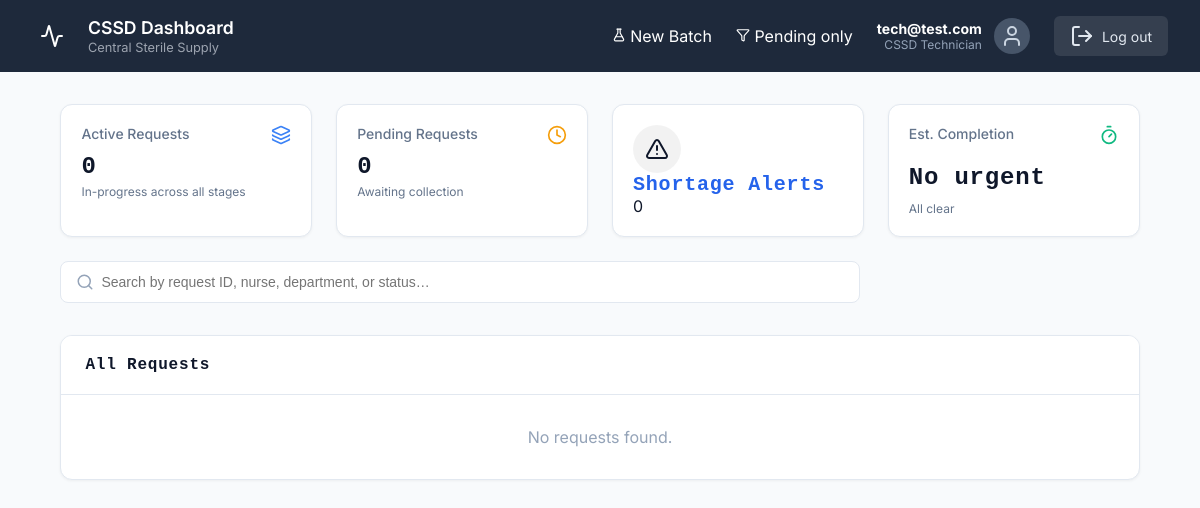
Before: /dashboard/ (signed in) with the older database file.
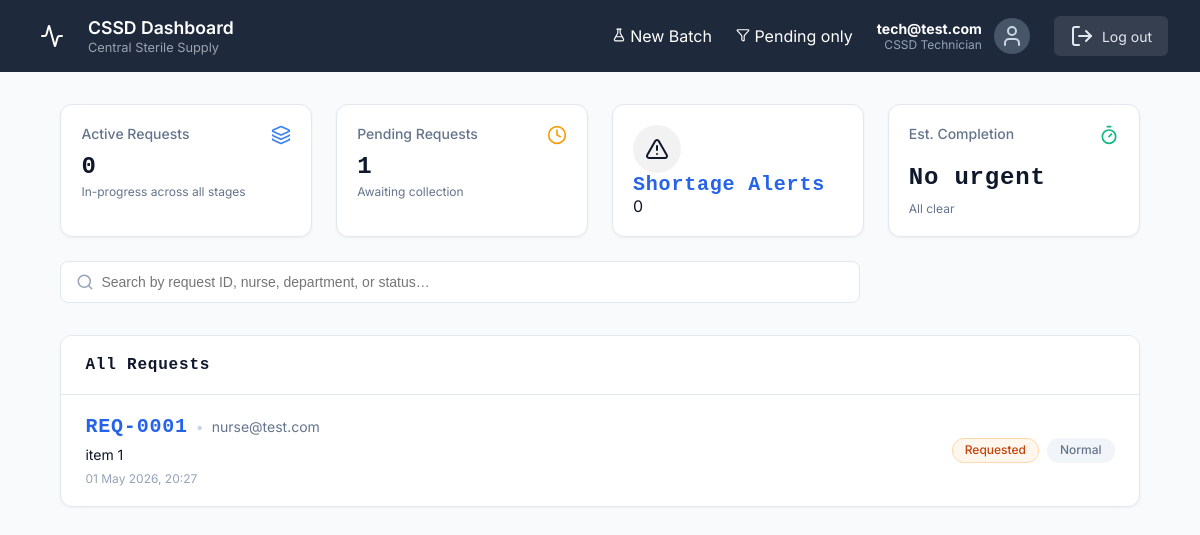
After: the same page with the newer database file.
### CSSD_Management_System/models.py (models this page shows, shortened)
class InstrumentRequest(models.Model):
    PRIORITY_CHOICES = [
        ('Normal', 'Normal'),
        ('Urgent', 'Urgent'),
    ]
    STATUS_CHOICES = [
        ('Requested', 'Requested'),
        ('Collected', 'Collected'),
        ('Cleaned', 'Cleaned'),
        ('Sterilized', 'Sterilized'),
        ('Packed', 'Packed'),
        ('Delivered', 'Delivered'),
    ]
    requester = models.ForeignKey(CustomUser, on_delete=models.CASCADE, related_name='requests')
    priority = models.CharField(max_length=50, choices=PRIORITY_CHOICES, default='Normal')
    status = models.CharField(max_length=50, choices=STATUS_CHOICES, default='Requested')
    department = models.CharField(max_length=100, blank=True)
    notes = models.TextField(blank=True)
    last_operator = models.ForeignKey(
        CustomUser,
        on_delete=models.SET_NULL,
        null=True,
        blank=True,
        related_name='processed_requests'
    )
    batch = models.ForeignKey(SterilizationBatch, null=True, blank=True, on_delete=models.SET_NULL, related_name='requests')
    is_archived = models.BooleanField(default=False)
    submitted_at = models.DateTimeField(auto_now_add=True)
    collected_at = models.DateTimeField(null=True, blank=True)
    cleaned_at = models.DateTimeField(null=True, blank=True)
    sterilized_at = models.DateTimeField(null=True, blank=True)
    packed_at = models.DateTimeField(null=True, blank=True)
    delivered_at = models.DateTimeField(null=True, blank=True)

class CustomUser(AbstractUser):
    ROLE_CHOICES = [
        ('System Administrator', 'System Administrator'),
        ('CSSD Technician', 'CSSD Technician'),
        ('Department Nurse', 'Department Nurse'),
        ('Hospital Administrator', 'Hospital Administrator'),
    ]
    username = None
    email = models.EmailField(_('email address'), unique=True)
    role = models.CharField(max_length=50, choices=ROLE_CHOICES)
    department = models.CharField(max_length=100, blank=True)
    USERNAME_FIELD = 'email'
    REQUIRED_FIELDS = []
    objects = CustomUserManager()

class RequestItem(models.Model):
    request = models.ForeignKey(InstrumentRequest, on_delete=models.CASCADE, related_name='items')
    inventory_item = models.ForeignKey(InventoryItem, on_delete=models.CASCADE)
    quantity = models.IntegerField(default=1)

class InventoryItem(models.Model):
    name = models.CharField(max_length=255)
    category = models.CharField(max_length=100)
    current_stock = models.IntegerField(default=0)
    min_threshold = models.IntegerField(default=10)

### CSSD_Management_System/views.py (the view, shortened to what this page needs)
# urls.py: path('dashboard/', views.dashboard_router, name='dashboard_router'),
@login_required
def dashboard_router(request):
    role = request.user.role
    if role in ['CSSD Technician', 'System Administrator', 'Hospital Administrator']:
        filter_status = request.GET.get('filter', '')
        all_requests = InstrumentRequest.objects.prefetch_related(
            'items__inventory_item', 'requester'
        ).order_by('-submitted_at')
        display_requests = (
            all_requests.filter(status='Requested')
            if filter_status == 'pending'
            else all_requests
        )
        stat_pending = all_requests.filter(status='Requested').count()
        stat_active  = all_requests.filter(
            status__in=['Collected', 'Cleaned', 'Sterilized', 'Packed']
        ).count()
        stat_alerts  = InventoryItem.objects.filter(current_stock__lt=3).count()
        STATUS_ORDER = ['Requested', 'Collected', 'Cleaned', 'Sterilized', 'Packed', 'Delivered']
        urgent_reqs  = all_requests.filter(priority='Urgent').exclude(status='Delivered')
        eta_text, eta_desc = 'No urgent', 'All clear'
        context = {
            'requests':      display_requests,
            'filter_status': filter_status,
            'stat_pending':  stat_pending,
            'stat_active':   stat_active,
            'stat_alerts':   stat_alerts,
            'eta_text':      eta_text,
            'eta_desc':      eta_desc,
        }
        return render(request, 'cssd-dashboard.html', context)
    elif role == 'Department Nurse':
        return nurse_dashboard(request)
    return HttpResponse(f"Role '{role}' not recognized.", status=403)

### CSSD_Management_System/templates/cssd-dashboard.html (shortened to what the changed rows need)
{% load static %}
<!DOCTYPE html>
<html lang="en">
<head>
  <link rel="stylesheet" href="{% static 'styles.css' %}">
  <link rel="stylesheet" href="{% static 'extended_styles.css' %}">
</head>
<body>
  <div class="dashboard-wrapper theme-blue">
    <nav class="dashboard-nav theme-dark-blue">
      <div class="nav-brand">
        <div class="nav-title">
          <h2>CSSD Dashboard</h2>
        </div>
      </div>
    </nav>
    <main class="dashboard-main">
      <div class="dashboard-container">
        <div class="cssd-stats-grid">
          <a href="{% url 'dashboard_router' %}?filter=pending" class="stat-card" style="text-decoration:none;display:block;">
            <div class="stat-header">
              <span class="stat-label">Pending Requests</span>
              <i data-lucide="clock" class="stat-icon-small orange"></i>
            </div>
            <h3 class="stat-value">{{ stat_pending }}</h3>
            <p class="stat-desc">Awaiting collection</p>
          </a>
        </div>
        <div class="cssd-requests-panel" id="requests-panel">
          <div class="cssd-list" id="requestList">
            {% for req in requests %}
            {% with items=req.items.all %}
            <a href="{% url 'cssd_request_details' req.id %}"
               class="cssd-list-item"
               style="text-decoration:none;color:inherit;display:flex;"
               data-search="req-{{ req.id|stringformat:'04d' }} {{ req.requester.email }} {{ req.department }} {{ req.status }} {% for item in items %}{{ item.inventory_item.name }} {% endfor %}">
              <div class="item-main">
                <div class="item-title">
                  <span class="item-id">REQ-{{ req.id|stringformat:"04d" }}</span>
                  <span class="dot-separator">•</span>
                  <span class="item-requester">{{ req.requester.email }}</span>
                </div>
                <div class="item-subtitle">
                  {% for item in items %}{{ item.inventory_item.name }}{% if not forloop.last %}, {% endif %}{% endfor %}
                </div>
                <div class="item-time">
                  {{ req.submitted_at|date:"d M Y, H:i" }}
                </div>
              </div>
              <div class="item-actions">
                <span class="pill status-{{ req.status }}">{{ req.status }}</span>
                {% if req.priority == 'Urgent' %}
                  <span class="pill pill-urgent">Urgent</span>
                {% else %}
                  <span class="pill pill-normal">Normal</span>
                {% endif %}
              </div>
            </a>
            {% endwith %}
            {% empty %}
            <div style="text-align:center;padding:2rem;color:#94a3b8;">
              No requests found.
            </div>
            {% endfor %}
          </div>
        </div>
      </div>
    </main>
  </div>
</body>
</html>

Changed rows visible on the page:
added InstrumentRequest: id "0001", requester.email "nurse@test.com", submitted_at "01 May 2026, 20:27", status "Requested", priority "Normal"
added RequestItem: inventory_item.name "item 1"
Other visible differences:
{{ stat_pending }}: "0" → "1"
text no longer shown: "No requests found."
